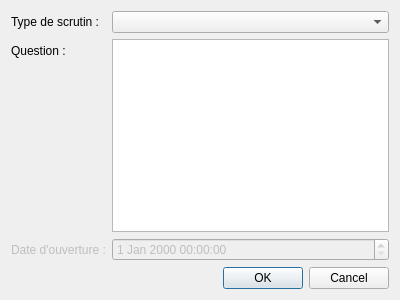
<?xml version="1.0" encoding="UTF-8"?>
<ui version="4.0">
 <class>DlgEditQuestion</class>
 <widget class="QDialog" name="DlgEditQuestion">
  <property name="geometry">
   <rect>
    <x>0</x>
    <y>0</y>
    <width>400</width>
    <height>300</height>
   </rect>
  </property>
  <property name="windowTitle">
   <string>Question</string>
  </property>
  <layout class="QFormLayout" name="formLayout">
   <item row="1" column="0">
    <widget class="QLabel" name="lblQuestion">
     <property name="text">
      <string>Question :</string>
     </property>
    </widget>
   </item>
   <item row="3" column="0" colspan="2">
    <widget class="QDialogButtonBox" name="buttonBox">
     <property name="orientation">
      <enum>Qt::Horizontal</enum>
     </property>
     <property name="standardButtons">
      <set>QDialogButtonBox::Cancel|QDialogButtonBox::Ok</set>
     </property>
    </widget>
   </item>
   <item row="1" column="1">
    <widget class="QTextEdit" name="edtQuestion"/>
   </item>
   <item row="2" column="0">
    <widget class="QLabel" name="lblOuverture">
     <property name="enabled">
      <bool>false</bool>
     </property>
     <property name="text">
      <string>Date d'ouverture :</string>
     </property>
    </widget>
   </item>
   <item row="2" column="1">
    <widget class="QDateTimeEdit" name="edtOuvertureDate">
     <property name="enabled">
      <bool>false</bool>
     </property>
    </widget>
   </item>
   <item row="0" column="1">
    <widget class="QComboBox" name="cbxType"/>
   </item>
   <item row="0" column="0">
    <widget class="QLabel" name="label">
     <property name="text">
      <string>Type de scrutin :</string>
     </property>
    </widget>
   </item>
  </layout>
 </widget>
 <resources/>
 <connections>
  <connection>
   <sender>buttonBox</sender>
   <signal>accepted()</signal>
   <receiver>DlgEditQuestion</receiver>
   <slot>accept()</slot>
   <hints>
    <hint type="sourcelabel">
     <x>248</x>
     <y>254</y>
    </hint>
    <hint type="destinationlabel">
     <x>157</x>
     <y>274</y>
    </hint>
   </hints>
  </connection>
  <connection>
   <sender>buttonBox</sender>
   <signal>rejected()</signal>
   <receiver>DlgEditQuestion</receiver>
   <slot>reject()</slot>
   <hints>
    <hint type="sourcelabel">
     <x>316</x>
     <y>260</y>
    </hint>
    <hint type="destinationlabel">
     <x>286</x>
     <y>274</y>
    </hint>
   </hints>
  </connection>
 </connections>
</ui>
